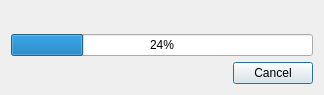
<?xml version="1.0" encoding="UTF-8"?>
<ui version="4.0">
 <class>ReosProcessControler</class>
 <widget class="QDialog" name="ReosProcessControler">
  <property name="windowModality">
   <enum>Qt::ApplicationModal</enum>
  </property>
  <property name="geometry">
   <rect>
    <x>0</x>
    <y>0</y>
    <width>324</width>
    <height>95</height>
   </rect>
  </property>
  <property name="windowTitle">
   <string>Dialog</string>
  </property>
  <layout class="QVBoxLayout" name="verticalLayout">
   <item>
    <widget class="QLabel" name="labelInformationText">
     <property name="text">
      <string/>
     </property>
    </widget>
   </item>
   <item>
    <widget class="QProgressBar" name="progressBar">
     <property name="value">
      <number>24</number>
     </property>
    </widget>
   </item>
   <item>
    <widget class="QDialogButtonBox" name="buttonBox">
     <property name="orientation">
      <enum>Qt::Horizontal</enum>
     </property>
     <property name="standardButtons">
      <set>QDialogButtonBox::Cancel</set>
     </property>
    </widget>
   </item>
  </layout>
 </widget>
 <resources/>
 <connections>
  <connection>
   <sender>buttonBox</sender>
   <signal>accepted()</signal>
   <receiver>ReosProcessControler</receiver>
   <slot>accept()</slot>
   <hints>
    <hint type="sourcelabel">
     <x>256</x>
     <y>86</y>
    </hint>
    <hint type="destinationlabel">
     <x>157</x>
     <y>274</y>
    </hint>
   </hints>
  </connection>
 </connections>
</ui>
